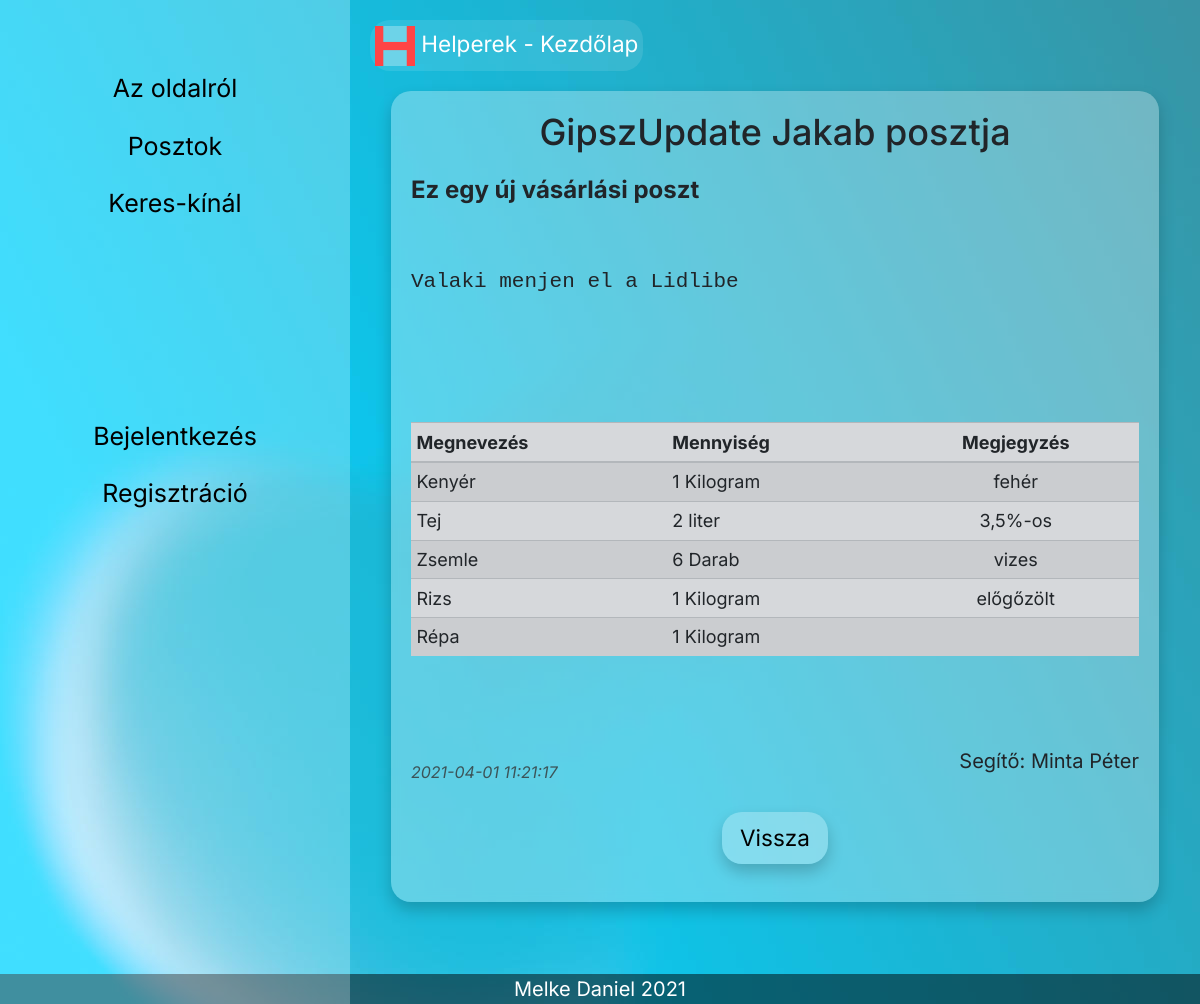
The page /Web_file/mainProject/index.php?controller=post&action=view&id=11 on the database its author committed.
### tables this page shows
CREATE TABLE `users` (
  `id` int(11) NOT NULL,
  `user_id` bigint(20) NOT NULL,
  `first_name` varchar(255) NOT NULL,
  `last_name` varchar(255) NOT NULL,
  `email` varchar(255) NOT NULL,
  `password_hash` varchar(255) NOT NULL,
  `date_of_birth` date DEFAULT NULL,
  `county` varchar(255) DEFAULT NULL,
  `city` varchar(255) DEFAULT NULL,
  `role` varchar(25) NOT NULL,
  `phone` varchar(15) DEFAULT NULL,
  `phone_visible` tinyint(1) NOT NULL DEFAULT 0,
  `about` text DEFAULT NULL
);

CREATE TABLE `user_posts` (
  `id` int(11) NOT NULL,
  `author_id` bigint(20) NOT NULL,
  `subject` varchar(255) NOT NULL,
  `timestamp` datetime NOT NULL DEFAULT current_timestamp(),
  `post_content` text NOT NULL,
  `city` varchar(50) NOT NULL,
  `category` varchar(20) NOT NULL,
  `role` varchar(25) NOT NULL,
  `status` varchar(20) NOT NULL,
  `cart_id` varchar(20) NOT NULL,
  `helper_id` bigint(20) DEFAULT NULL
);

CREATE TABLE `shopping_cart` (
  `id` varchar(20) NOT NULL,
  `product_id` int(11) NOT NULL,
  `amount` int(11) NOT NULL,
  `measure` varchar(10) NOT NULL,
  `content` varchar(255) NOT NULL,
  `unique_id` int(11) NOT NULL
);

CREATE TABLE `shopping_products` (
  `id` int(11) NOT NULL,
  `name` varchar(50) NOT NULL
);

### Web_file/mainProject/src/app/model/Post.php (called while the page is built, shortened)
<?php
class Post
{
    private $subject;
    private $timestamp;
    private $post_content;
    private $category;
    private $helper_id;
    public function getSubject()
    {
        return $this->subject;
    }
    public function getTimestamp()
    {
        return $this->timestamp;
    }
    public function getPost_content()
    {
        return $this->post_content;
    }
    public function getCategory()
    {
        if ($this->category == "shopping")
        {
            return "Vásárlás";
        }
        else
        {
            return "Egyéb";
        }
    }
    public function getHelper_id()
    {
        return $this->helper_id;
    }
    public static function findOneById($id)
    {
        $conn = Database::getConnection();
        $sql = "SELECT * FROM `user_posts` WHERE `id` = :id";
        $statement = $conn->prepare($sql);
        $statement->execute([
            ':id' => $id
        ]);
        return $statement->fetchObject(self::class);
    }
}

### Web_file/mainProject/src/app/controller/CommonController.php (called while the page is built, shortened)
<?php
class CommonController {
    protected $controllerName = null;
    protected function render($view,$data = []){
        extract($data);
        include("src/app/view/{$this->controllerName}/{$view}.php");
        return ob_get_clean();
    }
}

### Web_file/mainProject/src/app/controller/PostController.php (called while the page is built, shortened)
<?php
require_once('src/app/model/User.php');
require_once('src/app/model/Post.php');
require_once('src/app/model/Cart.php');
require_once('src/app/model/Product.php');
class PostController extends CommonController{
    public function actionView($id)
    {
        $post = Post::findOneById($id);
        return $this->render('view', [
            "post" => $post
        ]);
    }
}

### Web_file/mainProject/index.php (called while the page is built, shortened)
<?php
require_once("src/app/controller/PostController.php");
$controllerName = !empty($_GET['controller'])?ucfirst($_GET['controller']) . "Controller":"UserController";
$actionName = !empty($_GET['action'])?"action".ucfirst($_GET['action']):"actionIndex";
if($controllerName == "PostController")
{
    $controller = new \app\controller\PostController();
    if($actionName == "actionIndex")
    {
        $content = $controller->actionIndex();
        $title = "Posztok";
    }
    else if($actionName == "actionCreate")
    {
        $content = $controller->actionCreate();
        $title = "Új poszt létrehozása";
    }
    else if($actionName == "actionUpdate")
    {
        $content = $controller->actionUpdate($_GET['id']);
        $title = "Poszt szerkesztése";
    }
    else if($actionName == "actionDelete")
    {
        $content = $controller->actionDelete($_GET['id']);
        $title = "Poszt törlése";
    }
    else if($actionName == "actionView")
    {
        $content = $controller->actionView($_GET['id']);
    }
}
include("src/app/view/templates/main-template.php");
?>

### Web_file/mainProject/src/app/model/User.php (called while the page is built, shortened)
<?php
class User
{
    private $first_name;
    private $last_name;
    public function getFirst_name()
    {
        return $this->first_name;
    }
    public function getLast_name()
    {
        return $this->last_name;
    }
    public static function findOneByUserId($user_id)
    {
        $conn = Database::getConnection();
        $sql = "SELECT * FROM users WHERE `user_id` = :user_id";
        $statement = $conn->prepare($sql);
        $statement->execute([
            ":user_id" => $user_id
        ]);
        return $statement->fetchObject(self::class);
    }
}

### Web_file/mainProject/src/app/model/Cart.php (called while the page is built, shortened)
<?php
class Cart
{
    private $amount;
    private $measure;
    private $content;
    public function getAmount()
    {
        return $this->amount;
    }
    public function getMeasure()
    {
        return $this->measure;
    }
    public function getContent()
    {
        return $this->content;
    }
    public static function findAllById($id)
    {
        $conn = Database::getConnection();
        $sql = "SELECT * FROM `shopping_cart` WHERE `id` = :id";
        $statement = $conn->prepare($sql);
        $statement->execute([
            ":id" => $id
        ]);
        return $statement->fetchAll(PDO::FETCH_CLASS, self::class);
    }
}

### Web_file/mainProject/src/app/model/Product.php (called while the page is built, shortened)
<?php
class Product
{
    private $name;
    public function getName()
    {
        return $this->name;
    }
    public static function findOneById($id)
    {
        $conn = Database::getConnection();
        $sql = "SELECT * FROM `shopping_products` WHERE `id` = :id";
        $statement = $conn->prepare($sql);
        $statement->execute([
            ":id" => $id
        ]);
        return $statement->fetchObject(self::class);
    }
}

### Web_file/mainProject/src/app/view/post/view.php (the view, shortened to what this page needs)
<?php
require_once("src/app/model/Post.php");
require_once("src/app/model/User.php");
require_once("src/app/model/Cart.php");
require_once("src/app/model/Product.php");
$valid = false;
$owner = false;
$shopping = false;
$rated = false;
if ($_GET['id'])
{
    $post = Post::findOneById($_GET['id']);
    $valid = ($post)?true:false;
    $shopping = ($post->getCategory() == "Vásárlás")?true:false;
    if ($valid)
    {
        $postOwner = User::findOneByUserId($post->getAuthor_id());
        if ($shopping)
        {
            $items = Cart::findAllById($post->getCart_id());
        }
    }
}
?>
<?php if ($valid) : ?>
<div class="container post-view">
    <h2 class="text-center"><?= $postOwner->getLast_name() . " " . $postOwner->getFirst_name() . " posztja" ?></h2>
    <div class="row my-3">
        <div class="col-12">
            <div class="row">
                <div class="col-12 post-subject">
                    <?= $post->getSubject(); ?>
                </div>
                <pre>
                <div class="col-12 text-justify" style="display: block; white-space: pre-line; font-size: 1.2em">
                    <?= $post->getPost_content(); ?>
                </div>
                </pre>
                <?php if ($shopping) : ?>
                    <div class="col-12 cart-diplay my-5">
                    <table class="table table-sm table-striped table-secondary">
                        <thead>
                            <tr>
                                <th scope="col" style="font-size: 18px">Megnevezés</th>
                                <th scope="col" style="font-size: 18px">Mennyiség</th>
                                <th scope="col" class="text-center" style="font-size: 18px">Megjegyzés</th>
                            </tr>
                        </thead>
                        <tbody>
                            <?php foreach ($items as $item) : ?>
                            <?php $product = Product::findOneById($item->getProduct_id()); ?>
                            <tr>
                                <td style="font-size: 18px"><?= $product->getName() ?></td>
                                <td style="font-size: 18px"><?= $item->getAmount() ?> <?= $item->getMeasure() ?></td>
                                <td class="text-center" style="font-size: 18px"><?= $item->getContent() ?></td>
                            </tr>
                            <?php endforeach; ?>
                        </tbody>
                    </table>
                    </div>
                <?php endif; ?>
                <?php if ($post->getHelper_id() != null) : ?>
                <div class="col-12 my-3 text-right">
                    <?php $helper = User::findOneByUserId($post->getHelper_id()); ?>
                    Segítő: <?= $helper->getLast_name() . " " . $helper->getFirst_name() ?><?= ($post->getStatus() == "Befejezett")?" | <b>Befejezve</b>":"" ?>
                </div>
                <?php endif; ?>
                <div class="col-12 post-time text-right">
                    <?= $post->getTimestamp(); ?>
                </div>
            </div>
        </div>
    </div>
    <?php if ($owner) : ?>
    <div class="row my-3 justify-content-around">
        <a class="btn btn-lg btn-secondary" href="index.php?controller=post&action=index">Vissza</a>
        <?php if ($post->getStatus() == "Befejezett" && !$rated) : ?>
        <button type="button" class="btn btn-secondary btn-lg" data-toggle="modal" data-target="#ratingModal">
        Segítő értékelése
        </button>
        <?php endif; ?>
        <button type="button" class="btn btn-secondary btn-lg" onclick=<?= "location.href='index.php?controller=post&action=update&id=" . $post->getId() . "';" ?>>Szerkesztés</button>
    </div>
    <?php else : ?>
    <div class="row my-3 justify-content-around">
        <a class="btn btn-lg btn-secondary" href="index.php?controller=post&action=index">Vissza</a>
    </div>
    <?php endif; ?>
</div>
<?php else :?>
    <div class="alert alert-warning text-center">Valami hiba történt! :(</div>
<?php endif;?>

### Web_file/mainProject/css/style.css (style rules this page uses)
html { overflow-x: hidden; font-size: 18px; }
body { overflow-x: hidden; background-size: cover; font-family: 'Inter', sans-serif; min-height: 100vh; }
.btn-secondary { background-color:rgba(255, 255, 255, 0.25); color: #000000; border: none; border-radius: 20px; box-shadow: 0px 8px 16px 0px rgba(0,0,0,0.2); }
.post-subject { font-weight: bold; font-size: 1.2em; }
.post-time { font-style: italic; font-size: 16px; color:rgba(53, 53, 53, 0.8); position: absolute; bottom: 10px; display: flex; flex-direction: row; justify-content: space-between; }
.post-view { background-color: rgba(255, 255, 255, 0.3); backdrop-filter: blur(4px); border-radius: 20px; box-shadow: 0px 8px 16px 0px rgba(0,0,0,0.2); max-width: 768px; margin: auto; font-size: 20px; padding: 20px; }

### rows shown on the page
users: last_name "GipszUpdate", first_name "Jakab"
user_posts: subject "Ez egy új vásárlási poszt", post_content "Valaki menjen el a Lidlibe", timestamp "2021-04-01 11:21:17"
shopping_cart: product.name "Kenyér", amount "1", measure "Kilogram", content "fehér"
shopping_cart: product.name "Tej", amount "2", measure "liter", content "3,5%-os"
shopping_cart: product.name "Zsemle", amount "6", measure "Darab", content "vizes"
shopping_cart: product.name "Rizs", amount "1", measure "Kilogram", content "előgőzölt"
shopping_cart: product.name "Répa", amount "1", measure "Kilogram"
users: last_name "Minta", first_name "Péter"
